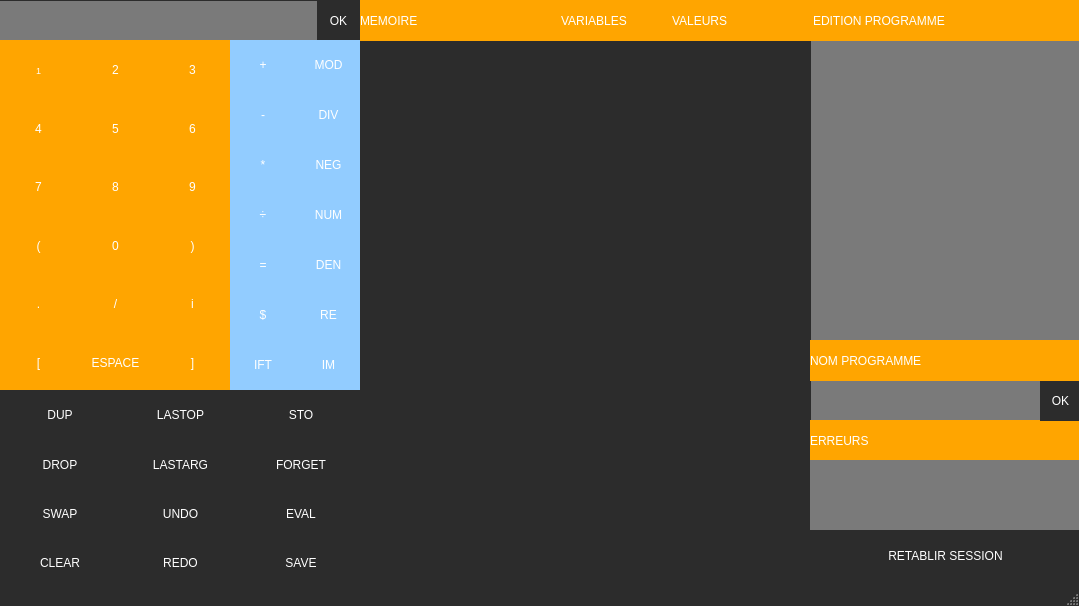
<?xml version="1.0" encoding="UTF-8"?>
<ui version="4.0">
 <class>calculatrice</class>
 <widget class="QMainWindow" name="calculatrice">
  <property name="geometry">
   <rect>
    <x>0</x>
    <y>0</y>
    <width>1079</width>
    <height>606</height>
   </rect>
  </property>
  <property name="font">
   <font>
    <family>Roboto Light</family>
   </font>
  </property>
  <property name="windowTitle">
   <string>MainWindow</string>
  </property>
  <property name="styleSheet">
   <string notr="true">QMainWindow{background-color:rgb(44,44,44);border:none;}</string>
  </property>
  <widget class="QWidget" name="centralwidget">
   <widget class="QWidget" name="gridLayoutWidget">
    <property name="geometry">
     <rect>
      <x>0</x>
      <y>40</y>
      <width>231</width>
      <height>351</height>
     </rect>
    </property>
    <layout class="QGridLayout" name="gridLayout">
     <property name="spacing">
      <number>0</number>
     </property>
     <item row="3" column="2">
      <widget class="QPushButton" name="pushButton_RP">
       <property name="styleSheet">
        <string notr="true">QPushButton{border:none; background:orange; color:white; min-width:20; min-height:60}
QPushButton:hover{background-color:red;}</string>
       </property>
       <property name="text">
        <string>)</string>
       </property>
      </widget>
     </item>
     <item row="3" column="0">
      <widget class="QPushButton" name="pushButton_LP">
       <property name="styleSheet">
        <string notr="true">QPushButton{border:none; background:orange; color:white; min-width:20; min-height:60}
QPushButton:hover{background-color:red;}</string>
       </property>
       <property name="text">
        <string>(</string>
       </property>
      </widget>
     </item>
     <item row="4" column="1">
      <widget class="QPushButton" name="pushButton_FRAC">
       <property name="styleSheet">
        <string notr="true">QPushButton{border:none; background:orange; color:white; min-width:20; min-height:60}
QPushButton:hover{background-color:red;}</string>
       </property>
       <property name="text">
        <string>/</string>
       </property>
      </widget>
     </item>
     <item row="2" column="2">
      <widget class="QPushButton" name="pushButton_9">
       <property name="styleSheet">
        <string notr="true">QPushButton{border:none; background:orange; color:white; min-width:20; min-height:60}
QPushButton:hover{background-color:red;}</string>
       </property>
       <property name="text">
        <string>9</string>
       </property>
      </widget>
     </item>
     <item row="4" column="0">
      <widget class="QPushButton" name="pushButton_DOT">
       <property name="styleSheet">
        <string notr="true">QPushButton{border:none; background:orange; color:white; min-width:20; min-height:60}
QPushButton:hover{background-color:red;}</string>
       </property>
       <property name="text">
        <string>.</string>
       </property>
      </widget>
     </item>
     <item row="0" column="1">
      <widget class="QPushButton" name="pushButton_2">
       <property name="styleSheet">
        <string notr="true">QPushButton{border:none; background:orange; color:white; min-width:20; min-height:60}
QPushButton:hover{background-color:red;}</string>
       </property>
       <property name="text">
        <string>2</string>
       </property>
      </widget>
     </item>
     <item row="2" column="0">
      <widget class="QPushButton" name="pushButton_7">
       <property name="styleSheet">
        <string notr="true">QPushButton{border:none; background:orange; color:white; min-width:20; min-height:60}
QPushButton:hover{background-color:red;}</string>
       </property>
       <property name="text">
        <string>7</string>
       </property>
      </widget>
     </item>
     <item row="0" column="2">
      <widget class="QPushButton" name="pushButton_3">
       <property name="styleSheet">
        <string notr="true">QPushButton{border:none; background:orange; color:white; min-width:20; min-height:60}
QPushButton:hover{background-color:red;}</string>
       </property>
       <property name="text">
        <string>3</string>
       </property>
      </widget>
     </item>
     <item row="1" column="1">
      <widget class="QPushButton" name="pushButton_5">
       <property name="styleSheet">
        <string notr="true">QPushButton{border:none; background:orange; color:white; min-width:20; min-height:60}
QPushButton:hover{background-color:red;}</string>
       </property>
       <property name="text">
        <string>5</string>
       </property>
      </widget>
     </item>
     <item row="1" column="0">
      <widget class="QPushButton" name="pushButton_4">
       <property name="styleSheet">
        <string notr="true">QPushButton{border:none; background:orange; color:white; min-width:20; min-height:60}
QPushButton:hover{background-color:red;}</string>
       </property>
       <property name="text">
        <string>4</string>
       </property>
      </widget>
     </item>
     <item row="5" column="2">
      <widget class="QPushButton" name="pushButton_RB">
       <property name="styleSheet">
        <string notr="true">QPushButton{border:none; background:orange; color:white; min-width:20; min-height:60}
QPushButton:hover{background-color:red;}</string>
       </property>
       <property name="text">
        <string>]</string>
       </property>
      </widget>
     </item>
     <item row="1" column="2">
      <widget class="QPushButton" name="pushButton_6">
       <property name="styleSheet">
        <string notr="true">QPushButton{border:none; background:orange; color:white; min-width:20; min-height:60}
QPushButton:hover{background-color:red;}</string>
       </property>
       <property name="text">
        <string>6</string>
       </property>
      </widget>
     </item>
     <item row="3" column="1">
      <widget class="QPushButton" name="pushButton_0">
       <property name="styleSheet">
        <string notr="true">QPushButton{border:none; background:orange; color:white; min-width:20; min-height:60}
QPushButton:hover{background-color:red;}</string>
       </property>
       <property name="text">
        <string>0</string>
       </property>
      </widget>
     </item>
     <item row="4" column="2">
      <widget class="QPushButton" name="pushButton_COMPLEXE">
       <property name="styleSheet">
        <string notr="true">QPushButton{border:none; background:orange; color:white; min-width:20; min-height:60}
QPushButton:hover{background-color:red;}</string>
       </property>
       <property name="text">
        <string>i</string>
       </property>
      </widget>
     </item>
     <item row="2" column="1">
      <widget class="QPushButton" name="pushButton_8">
       <property name="styleSheet">
        <string notr="true">QPushButton{border:none; background:orange; color:white; min-width:20; min-height:60}
QPushButton:hover{background-color:red;}</string>
       </property>
       <property name="text">
        <string>8</string>
       </property>
      </widget>
     </item>
     <item row="5" column="0">
      <widget class="QPushButton" name="pushButton_LB">
       <property name="styleSheet">
        <string notr="true">QPushButton{border:none; background:orange; color:white; min-width:20; min-height:60}
QPushButton:hover{background-color:red;}</string>
       </property>
       <property name="text">
        <string>[</string>
       </property>
      </widget>
     </item>
     <item row="5" column="1">
      <widget class="QPushButton" name="pushButton_SPACE">
       <property name="styleSheet">
        <string notr="true">QPushButton{border:none; background:orange; color:white; min-width:20; min-height:60}
QPushButton:hover{background-color:red;}</string>
       </property>
       <property name="text">
        <string>ESPACE</string>
       </property>
      </widget>
     </item>
     <item row="0" column="0">
      <widget class="QPushButton" name="pushButton_1">
       <property name="minimumSize">
        <size>
         <width>20</width>
         <height>60</height>
        </size>
       </property>
       <property name="font">
        <font>
         <pointsize>7</pointsize>
        </font>
       </property>
       <property name="styleSheet">
        <string notr="true">QPushButton{border:none; background:orange; color:white; min-width:20; min-height:60}
QPushButton:hover{background-color:red;}</string>
       </property>
       <property name="text">
        <string>1</string>
       </property>
       <property name="flat">
        <bool>false</bool>
       </property>
      </widget>
     </item>
    </layout>
   </widget>
   <widget class="QWidget" name="gridLayoutWidget_2">
    <property name="geometry">
     <rect>
      <x>230</x>
      <y>40</y>
      <width>131</width>
      <height>352</height>
     </rect>
    </property>
    <layout class="QGridLayout" name="gridLayout_2">
     <property name="spacing">
      <number>0</number>
     </property>
     <item row="2" column="0">
      <widget class="QPushButton" name="pushButton_MUL">
       <property name="styleSheet">
        <string notr="true">QPushButton{border:none; background:rgb(146, 204, 255); color:white; min-width:20; min-height:50}
QPushButton:hover{background-color:rgb(101, 161, 198)}</string>
       </property>
       <property name="text">
        <string>*</string>
       </property>
      </widget>
     </item>
     <item row="3" column="0">
      <widget class="QPushButton" name="pushButton_DIVIDE">
       <property name="styleSheet">
        <string notr="true">QPushButton{border:none; background:rgb(146, 204, 255); color:white; min-width:20; min-height:50}
QPushButton:hover{background-color:rgb(101, 161, 198)}</string>
       </property>
       <property name="text">
        <string>÷</string>
       </property>
      </widget>
     </item>
     <item row="5" column="0">
      <widget class="QPushButton" name="pushButton_DOLLAR">
       <property name="styleSheet">
        <string notr="true">QPushButton{border:none; background:rgb(146, 204, 255); color:white; min-width:20; min-height:50}
QPushButton:hover{background-color:rgb(101, 161, 198)}</string>
       </property>
       <property name="text">
        <string>$</string>
       </property>
      </widget>
     </item>
     <item row="0" column="1">
      <widget class="QPushButton" name="pushButton_MOD">
       <property name="styleSheet">
        <string notr="true">QPushButton{border:none; background:rgb(146, 204, 255); color:white; min-width:20; min-height:50}
QPushButton:hover{background-color:rgb(101, 161, 198)}</string>
       </property>
       <property name="text">
        <string>MOD</string>
       </property>
      </widget>
     </item>
     <item row="4" column="0">
      <widget class="QPushButton" name="pushButton_EQ">
       <property name="styleSheet">
        <string notr="true">QPushButton{border:none; background:rgb(146, 204, 255); color:white; min-width:20; min-height:50}
QPushButton:hover{background-color:rgb(101, 161, 198)}</string>
       </property>
       <property name="text">
        <string>=</string>
       </property>
      </widget>
     </item>
     <item row="1" column="0">
      <widget class="QPushButton" name="pushButton_SOUS">
       <property name="styleSheet">
        <string notr="true">QPushButton{border:none; background:rgb(146, 204, 255); color:white; min-width:20; min-height:50}
QPushButton:hover{background-color:rgb(101, 161, 198)}</string>
       </property>
       <property name="text">
        <string>-</string>
       </property>
      </widget>
     </item>
     <item row="0" column="0">
      <widget class="QPushButton" name="pushButton_ADD">
       <property name="styleSheet">
        <string notr="true">QPushButton{border:none; background:rgb(146, 204, 255); color:white; min-width:20; min-height:50}
QPushButton:hover{background-color:rgb(101, 161, 198)}</string>
       </property>
       <property name="text">
        <string>+</string>
       </property>
      </widget>
     </item>
     <item row="4" column="1">
      <widget class="QPushButton" name="pushButton_DEN">
       <property name="styleSheet">
        <string notr="true">QPushButton{border:none; background:rgb(146, 204, 255); color:white; min-width:20; min-height:50}
QPushButton:hover{background-color:rgb(101, 161, 198)}</string>
       </property>
       <property name="text">
        <string>DEN</string>
       </property>
      </widget>
     </item>
     <item row="5" column="1">
      <widget class="QPushButton" name="pushButton_RE">
       <property name="styleSheet">
        <string notr="true">QPushButton{border:none; background:rgb(146, 204, 255); color:white; min-width:20; min-height:50}
QPushButton:hover{background-color:rgb(101, 161, 198)}</string>
       </property>
       <property name="text">
        <string>RE</string>
       </property>
      </widget>
     </item>
     <item row="3" column="1">
      <widget class="QPushButton" name="pushButton_NUM">
       <property name="styleSheet">
        <string notr="true">QPushButton{border:none; background:rgb(146, 204, 255); color:white; min-width:20; min-height:50}
QPushButton:hover{background-color:rgb(101, 161, 198)}</string>
       </property>
       <property name="text">
        <string>NUM</string>
       </property>
      </widget>
     </item>
     <item row="2" column="1">
      <widget class="QPushButton" name="pushButton_NEG">
       <property name="styleSheet">
        <string notr="true">QPushButton{border:none; background:rgb(146, 204, 255); color:white; min-width:20; min-height:50}
QPushButton:hover{background-color:rgb(101, 161, 198)}</string>
       </property>
       <property name="text">
        <string>NEG</string>
       </property>
      </widget>
     </item>
     <item row="6" column="0">
      <widget class="QPushButton" name="pushButton_IF">
       <property name="minimumSize">
        <size>
         <width>20</width>
         <height>50</height>
        </size>
       </property>
       <property name="styleSheet">
        <string notr="true">QPushButton{border:none; background:rgb(146, 204, 255); color:white; min-width:20; min-height:50}
QPushButton:hover{background-color:rgb(101, 161, 198)}</string>
       </property>
       <property name="text">
        <string>IFT</string>
       </property>
      </widget>
     </item>
     <item row="1" column="1">
      <widget class="QPushButton" name="pushButton_DIV">
       <property name="styleSheet">
        <string notr="true">QPushButton{border:none; background:rgb(146, 204, 255); color:white; min-width:20; min-height:50}
QPushButton:hover{background-color:rgb(101, 161, 198)}</string>
       </property>
       <property name="text">
        <string>DIV</string>
       </property>
      </widget>
     </item>
     <item row="6" column="1">
      <widget class="QPushButton" name="pushButton_IM">
       <property name="minimumSize">
        <size>
         <width>20</width>
         <height>50</height>
        </size>
       </property>
       <property name="styleSheet">
        <string notr="true">QPushButton{border:none; background:rgb(146, 204, 255); color:white; min-width:20; min-height:50}
QPushButton:hover{background-color:rgb(101, 161, 198)}</string>
       </property>
       <property name="text">
        <string>IM</string>
       </property>
      </widget>
     </item>
    </layout>
   </widget>
   <widget class="QWidget" name="gridLayoutWidget_3">
    <property name="geometry">
     <rect>
      <x>0</x>
      <y>390</y>
      <width>361</width>
      <height>191</height>
     </rect>
    </property>
    <layout class="QGridLayout" name="gridLayout_3">
     <property name="horizontalSpacing">
      <number>0</number>
     </property>
     <item row="0" column="0">
      <widget class="QPushButton" name="pushButton_DUP">
       <property name="minimumSize">
        <size>
         <width>0</width>
         <height>50</height>
        </size>
       </property>
       <property name="styleSheet">
        <string notr="true">QPushButton{background:rgb(44,44,44);border:none;color:white;min-height:50;}
QPushButton:hover{background:rgb(72, 72, 72);}</string>
       </property>
       <property name="text">
        <string>DUP</string>
       </property>
      </widget>
     </item>
     <item row="3" column="0">
      <widget class="QPushButton" name="pushButton_CLEAR">
       <property name="styleSheet">
        <string notr="true">QPushButton{background:rgb(44,44,44);border:none;color:white;min-height:50;}
QPushButton:hover{background:rgb(72, 72, 72);}</string>
       </property>
       <property name="text">
        <string>CLEAR</string>
       </property>
      </widget>
     </item>
     <item row="3" column="1">
      <widget class="QPushButton" name="pushButton_REDO">
       <property name="styleSheet">
        <string notr="true">QPushButton{background:rgb(44,44,44);border:none;color:white;min-height:50;}
QPushButton:hover{background:rgb(72, 72, 72);}</string>
       </property>
       <property name="text">
        <string>REDO</string>
       </property>
      </widget>
     </item>
     <item row="2" column="0">
      <widget class="QPushButton" name="pushButton_SWAP">
       <property name="styleSheet">
        <string notr="true">QPushButton{background:rgb(44,44,44);border:none;color:white;min-height:50;}
QPushButton:hover{background:rgb(72, 72, 72);}</string>
       </property>
       <property name="text">
        <string>SWAP</string>
       </property>
      </widget>
     </item>
     <item row="1" column="0">
      <widget class="QPushButton" name="pushButton_DROP">
       <property name="styleSheet">
        <string notr="true">QPushButton{background:rgb(44,44,44);border:none;color:white;min-height:50;}
QPushButton:hover{background:rgb(72, 72, 72);}</string>
       </property>
       <property name="text">
        <string>DROP</string>
       </property>
      </widget>
     </item>
     <item row="2" column="1">
      <widget class="QPushButton" name="pushButton_UNDO">
       <property name="styleSheet">
        <string notr="true">QPushButton{background:rgb(44,44,44);border:none;color:white;min-height:50;}
QPushButton:hover{background:rgb(72, 72, 72);}</string>
       </property>
       <property name="text">
        <string>UNDO</string>
       </property>
      </widget>
     </item>
     <item row="2" column="2">
      <widget class="QPushButton" name="pushButton_EVAL">
       <property name="styleSheet">
        <string notr="true">QPushButton{background:rgb(44,44,44);border:none;color:white;min-height:50;}
QPushButton:hover{background:rgb(72, 72, 72);}</string>
       </property>
       <property name="text">
        <string>EVAL</string>
       </property>
      </widget>
     </item>
     <item row="1" column="2">
      <widget class="QPushButton" name="pushButton_FORGET">
       <property name="styleSheet">
        <string notr="true">QPushButton{background:rgb(44,44,44);border:none;color:white;min-height:50;}
QPushButton:hover{background:rgb(72, 72, 72);}</string>
       </property>
       <property name="text">
        <string>FORGET</string>
       </property>
      </widget>
     </item>
     <item row="1" column="1">
      <widget class="QPushButton" name="pushButton_LASTARG">
       <property name="styleSheet">
        <string notr="true">QPushButton{background:rgb(44,44,44);border:none;color:white;min-height:50;}
QPushButton:hover{background:rgb(72, 72, 72);}</string>
       </property>
       <property name="text">
        <string>LASTARG</string>
       </property>
      </widget>
     </item>
     <item row="3" column="2">
      <widget class="QPushButton" name="pushButton_SAVE">
       <property name="styleSheet">
        <string notr="true">QPushButton{background:rgb(44,44,44);border:none;color:white;min-height:50;}
QPushButton:hover{background:rgb(72, 72, 72);}</string>
       </property>
       <property name="text">
        <string>SAVE</string>
       </property>
      </widget>
     </item>
     <item row="0" column="1">
      <widget class="QPushButton" name="pushButton_LASTOP">
       <property name="styleSheet">
        <string notr="true">QPushButton{background:rgb(44,44,44);border:none;color:white;min-height:50;}
QPushButton:hover{background:rgb(72, 72, 72);}</string>
       </property>
       <property name="text">
        <string>LASTOP</string>
       </property>
      </widget>
     </item>
     <item row="0" column="2">
      <widget class="QPushButton" name="pushButton_STO">
       <property name="styleSheet">
        <string notr="true">QPushButton{background:rgb(44,44,44);border:none;color:white;min-height:50;}
QPushButton:hover{background:rgb(72, 72, 72);}</string>
       </property>
       <property name="text">
        <string>STO</string>
       </property>
      </widget>
     </item>
    </layout>
   </widget>
   <widget class="QListWidget" name="affPile">
    <property name="geometry">
     <rect>
      <x>360</x>
      <y>40</y>
      <width>201</width>
      <height>541</height>
     </rect>
    </property>
    <property name="font">
     <font>
      <family>Roboto Light</family>
      <pointsize>14</pointsize>
     </font>
    </property>
    <property name="styleSheet">
     <string notr="true">QListWidget{border:none;color:white;background:rgb(44,44,44);qproperty-alignment: AlignCenter;}
QListWidget::item{qproperty-alignment: AlignCenter;background:orange;margin-top:4}
QListWidget::item::hover{background:red;}</string>
    </property>
   </widget>
   <widget class="QTextEdit" name="editProg">
    <property name="geometry">
     <rect>
      <x>810</x>
      <y>40</y>
      <width>291</width>
      <height>301</height>
     </rect>
    </property>
    <property name="font">
     <font>
      <pointsize>14</pointsize>
     </font>
    </property>
    <property name="styleSheet">
     <string notr="true">background:rgb(122, 122, 122);color:white;</string>
    </property>
   </widget>
   <widget class="QLineEdit" name="nameProg">
    <property name="geometry">
     <rect>
      <x>810</x>
      <y>380</y>
      <width>231</width>
      <height>41</height>
     </rect>
    </property>
    <property name="font">
     <font>
      <pointsize>14</pointsize>
     </font>
    </property>
    <property name="styleSheet">
     <string notr="true">background:rgb(122, 122, 122);color:white;border:none</string>
    </property>
   </widget>
   <widget class="QListWidget" name="affVar">
    <property name="geometry">
     <rect>
      <x>560</x>
      <y>40</y>
      <width>111</width>
      <height>541</height>
     </rect>
    </property>
    <property name="font">
     <font>
      <family>Roboto Light</family>
      <pointsize>14</pointsize>
     </font>
    </property>
    <property name="styleSheet">
     <string notr="true">QListWidget{border:none;color:white;background:rgb(44,44,44);qproperty-alignment: AlignCenter;}
QListWidget::item{qproperty-alignment: AlignCenter;background:orange;margin-top:4;margin-left:4}
QListWidget::item::hover{background:red;}</string>
    </property>
   </widget>
   <widget class="QListWidget" name="affVal">
    <property name="geometry">
     <rect>
      <x>670</x>
      <y>40</y>
      <width>141</width>
      <height>541</height>
     </rect>
    </property>
    <property name="font">
     <font>
      <family>Roboto Light</family>
      <pointsize>14</pointsize>
     </font>
    </property>
    <property name="styleSheet">
     <string notr="true">QListWidget{border:none;color:white;background:rgb(44,44,44);qproperty-alignment: AlignCenter;}
QListWidget::item{qproperty-alignment: AlignCenter;background:orange;margin-top:4;margin-right:4}
QListWidget::item::hover{background:red;}</string>
    </property>
   </widget>
   <widget class="QLabel" name="label_5">
    <property name="geometry">
     <rect>
      <x>810</x>
      <y>420</y>
      <width>291</width>
      <height>41</height>
     </rect>
    </property>
    <property name="font">
     <font>
      <weight>50</weight>
      <bold>false</bold>
     </font>
    </property>
    <property name="styleSheet">
     <string notr="true">QLabel{color:white;qproperty-alignment: AlignCenter;background:orange}</string>
    </property>
    <property name="text">
     <string>ERREURS</string>
    </property>
   </widget>
   <widget class="QPushButton" name="valProg_2">
    <property name="geometry">
     <rect>
      <x>1040</x>
      <y>380</y>
      <width>41</width>
      <height>41</height>
     </rect>
    </property>
    <property name="styleSheet">
     <string notr="true">QPushButton{background:rgb(44,44,44);border:none;color:white}
QPushButton:hover{background:rgb(72, 72, 72);}</string>
    </property>
    <property name="text">
     <string>OK</string>
    </property>
   </widget>
   <widget class="QLineEdit" name="nameProg_2">
    <property name="geometry">
     <rect>
      <x>1500</x>
      <y>720</y>
      <width>251</width>
      <height>41</height>
     </rect>
    </property>
   </widget>
   <widget class="QLabel" name="label_6">
    <property name="geometry">
     <rect>
      <x>810</x>
      <y>340</y>
      <width>291</width>
      <height>41</height>
     </rect>
    </property>
    <property name="font">
     <font>
      <weight>50</weight>
      <bold>false</bold>
     </font>
    </property>
    <property name="styleSheet">
     <string notr="true">QLabel{color:white;qproperty-alignment: AlignCenter;background:orange}</string>
    </property>
    <property name="text">
     <string>NOM PROGRAMME</string>
    </property>
   </widget>
   <widget class="QTextEdit" name="affErreur">
    <property name="geometry">
     <rect>
      <x>810</x>
      <y>460</y>
      <width>271</width>
      <height>71</height>
     </rect>
    </property>
    <property name="font">
     <font>
      <pointsize>14</pointsize>
     </font>
    </property>
    <property name="styleSheet">
     <string notr="true">background:rgb(122, 122, 122);color:white;border:none</string>
    </property>
   </widget>
   <widget class="QWidget" name="horizontalLayoutWidget">
    <property name="geometry">
     <rect>
      <x>0</x>
      <y>0</y>
      <width>1081</width>
      <height>41</height>
     </rect>
    </property>
    <layout class="QHBoxLayout" name="horizontalLayout">
     <property name="spacing">
      <number>0</number>
     </property>
     <item>
      <widget class="QLineEdit" name="ligneCommande">
       <property name="minimumSize">
        <size>
         <width>0</width>
         <height>39</height>
        </size>
       </property>
       <property name="maximumSize">
        <size>
         <width>317</width>
         <height>16777215</height>
        </size>
       </property>
       <property name="font">
        <font>
         <family>Roboto Light</family>
         <pointsize>13</pointsize>
        </font>
       </property>
       <property name="styleSheet">
        <string notr="true">QLineEdit{border:none;background:rgb(122, 122, 122);color:white;}</string>
       </property>
      </widget>
     </item>
     <item>
      <widget class="QPushButton" name="pushButton_VALIDER">
       <property name="minimumSize">
        <size>
         <width>0</width>
         <height>39</height>
        </size>
       </property>
       <property name="maximumSize">
        <size>
         <width>43</width>
         <height>16777215</height>
        </size>
       </property>
       <property name="styleSheet">
        <string notr="true">QPushButton{background:rgb(44,44,44);border:none;color:white}
QPushButton:hover{background:rgb(72, 72, 72);}</string>
       </property>
       <property name="text">
        <string>OK</string>
       </property>
      </widget>
     </item>
     <item>
      <widget class="QLabel" name="label">
       <property name="minimumSize">
        <size>
         <width>200</width>
         <height>0</height>
        </size>
       </property>
       <property name="maximumSize">
        <size>
         <width>201</width>
         <height>16777215</height>
        </size>
       </property>
       <property name="styleSheet">
        <string notr="true">QLabel{color:white;qproperty-alignment: AlignCenter;background:orange}</string>
       </property>
       <property name="text">
        <string>MEMOIRE</string>
       </property>
      </widget>
     </item>
     <item>
      <widget class="QLabel" name="label_2">
       <property name="maximumSize">
        <size>
         <width>111</width>
         <height>16777215</height>
        </size>
       </property>
       <property name="styleSheet">
        <string notr="true">QLabel{color:white;qproperty-alignment: AlignCenter;background:orange}</string>
       </property>
       <property name="text">
        <string>VARIABLES</string>
       </property>
      </widget>
     </item>
     <item>
      <widget class="QLabel" name="label_4">
       <property name="maximumSize">
        <size>
         <width>141</width>
         <height>16777215</height>
        </size>
       </property>
       <property name="styleSheet">
        <string notr="true">QLabel{color:white;qproperty-alignment: AlignCenter;background:orange}</string>
       </property>
       <property name="text">
        <string>VALEURS</string>
       </property>
      </widget>
     </item>
     <item>
      <widget class="QLabel" name="label_3">
       <property name="font">
        <font>
         <weight>50</weight>
         <bold>false</bold>
        </font>
       </property>
       <property name="styleSheet">
        <string notr="true">QLabel{color:white;qproperty-alignment: AlignCenter;background:orange}</string>
       </property>
       <property name="text">
        <string>EDITION PROGRAMME</string>
       </property>
      </widget>
     </item>
    </layout>
   </widget>
   <widget class="QPushButton" name="pushButton_OPEN">
    <property name="geometry">
     <rect>
      <x>810</x>
      <y>530</y>
      <width>271</width>
      <height>51</height>
     </rect>
    </property>
    <property name="styleSheet">
     <string notr="true">QPushButton{background:rgb(44,44,44);border:none;color:white;min-height:50;}
QPushButton:hover{background:rgb(72, 72, 72);}</string>
    </property>
    <property name="text">
     <string>RETABLIR SESSION</string>
    </property>
   </widget>
  </widget>
  <widget class="QStatusBar" name="statusbar"/>
  <action name="actionQuitter">
   <property name="text">
    <string>Quitter</string>
   </property>
  </action>
  <action name="actionAnnuler_Ctrl_Z">
   <property name="text">
    <string>Annuler ( Ctrl + Z)</string>
   </property>
  </action>
  <action name="actionR_tablie_Ctrl_Y">
   <property name="text">
    <string>Rétablie (Ctrl + Y)</string>
   </property>
  </action>
 </widget>
 <resources/>
 <connections/>
</ui>
